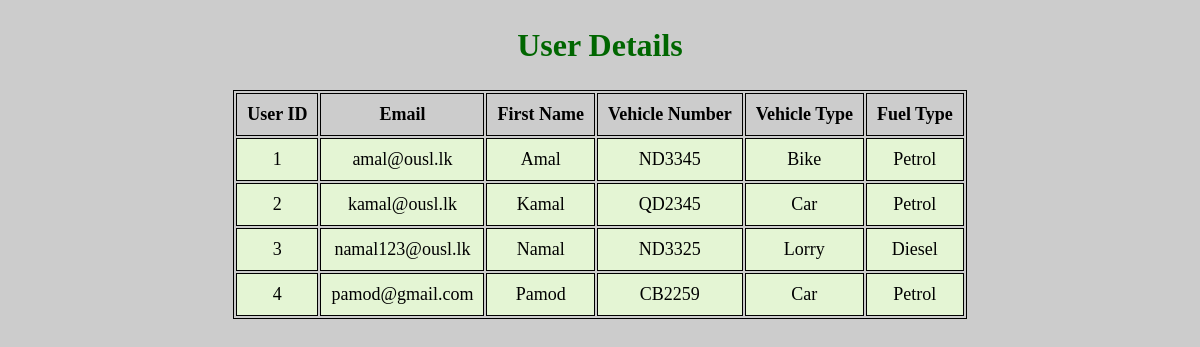
Screenshot of /my_data with the database file from the repository.
### website/models.py (models this page shows)
class User(db.Model, UserMixin):  # create user table and inherite from UserMixin
    id = db.Column(db.Integer, primary_key=True)  # define columns
    email = db.Column(db.String(150), unique=True)  # email must be unique
    password = db.Column(db.String(150))
    first_name = db.Column(db.String(150))
    vehicle_num = db.Column(db.Integer, unique=True)
    vehicle_type = db.Column(db.String(15))
    fuel_type = db.Column(db.String(10))

### website/views.py (the view)
@views.route('/my_data')  # print user database table to website
def daTa():
    return render_template("my_data.html", datA = User.query.all())

### website/templates/my_data.html (shortened to what this page needs)
<!DOCTYPE html>
<html lang="en">
<head>
</head>
<body>
	<section>
		<h1>User Details</h1>
		<table>
			<tr>
				<th>User ID</th>
				<th>Email</th>
				<th>First Name</th>
				<th>Vehicle Number</th>
				<th>Vehicle Type</th>
				<th>Fuel Type</th>
			</tr>
      {% for a in datA %}
			<tr>
				<td>{{a.id}}</td>
				<td>{{a.email}}</td>
				<td>{{a.first_name}}</td>
				<td>{{a.vehicle_num}}</td>
				<td>{{a.vehicle_type}}</td>
				<td>{{a.fuel_type}}</td>
			</tr>
      {% endfor %}
		</table>
	</section>
</body>
</html>

### website/templates/my_data.html (style rules this page uses)
table { margin: 0 auto; font-size: large; border: 1px solid black; }
h1 { text-align: center; color: #006600; font-size: xx-large; font-family: 'Gill Sans', 'Gill Sans MT', ' Calibri', 'Trebuchet MS', 'sans-serif'; }
td { background-color: #E4F5D4; border: 1px solid black; }
th, td { font-weight: bold; border: 1px solid black; padding: 10px; text-align: center; }
td { font-weight: lighter; }
body { background-image: url("https://img.freepik.com/free-photo/abstract-smooth-empty-grey-studio-well-use-as-background-business-report-digital-website-template-backdrop_1258-55967.jpg?w=2000"); background-color: #cccccc; }

### rows the page displays
User: id "1", email "amal@ousl.lk", first_name "Amal", vehicle_num "ND3345", vehicle_type "Bike", fuel_type "Petrol"
User: id "2", email "kamal@ousl.lk", first_name "Kamal", vehicle_num "QD2345", vehicle_type "Car", fuel_type "Petrol"
User: id "3", email "namal123@ousl.lk", first_name "Namal", vehicle_num "ND3325", vehicle_type "Lorry", fuel_type "Diesel"
User: id "4", email "pamod@gmail.com", first_name "Pamod", vehicle_num "CB2259", vehicle_type "Car", fuel_type "Petrol"
